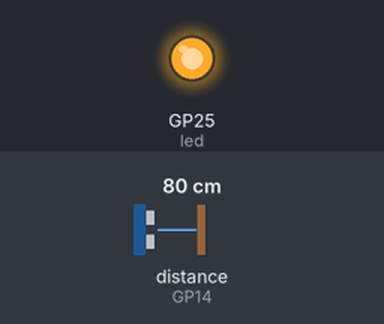
Recording of a program running on a simulated Raspberry Pi Pico running MicroPython. Parts: output pins drawn as LEDs (lit = HIGH). Dashed ring = blinking. The inputs (shaded band) are chosen by the test bench; at power-on: distance to the obstacle (sensor on GP14) 80 cm. The echo pulse lasts 58.3 µs per cm; WiFi joins after 1.5 s; the clock reads 2024-03-15 10:24:30 at power-on unless the program sets it; web requests get an empty 200 reply after 0.4 s; pins used as bus, display or sensor lines are not drawn; what the program prints to the serial console is not drawn.

Above: at 0.1 s.
At 4.7 s:
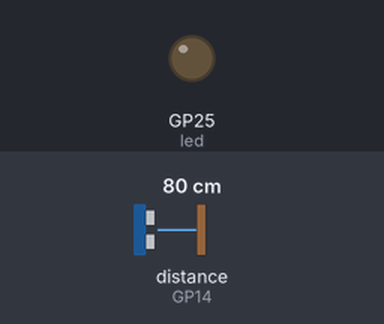
4.8 s: distance to the obstacle (sensor on GP14) set to 22 cm
6.4 s: distance to the obstacle (sensor on GP14) set to 19 cm
At 7.02 s:
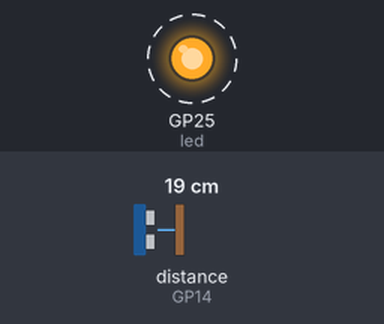
Timing chart, 0 to 9.4 s (numbered marks = the images above; inputs shaded):
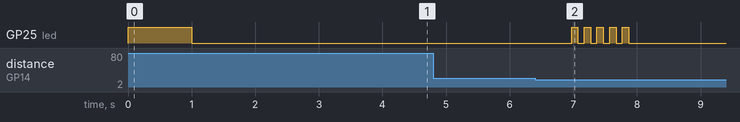

Measured:
- the behaviour switches between 21 and 20 cm on distance to the obstacle (sensor on GP14) (found by bisection; images 1 and 2)
- after the input at 4.8 s, every drawn part: stays the same
- after the input at 6.4 s, GP25 (led): alternates HIGH for 0.10 s and LOW for 0.10 s, 10 changes in all, then stays LOW, starting after 0.57 s

The program:

main.py
```python
import network
import urequests
import time
import ubinascii
from machine import Pin
import gc

WIFI_SSID = ""
WIFI_PASSWORD = ""

TWILIO_ACCOUNT_SID = ""
TWILIO_AUTH_TOKEN = ""
TWILIO_PHONE_NUMBER = ""
DESTINATION_PHONE = ""

trig_pin = Pin(15, Pin.OUT)
echo_pin = Pin(14, Pin.IN)
led = Pin("LED", Pin.OUT)

SOUND_SPEED = 340
TRIG_PULSE_DURATION_US = 10
DISTANCIA_LIMITE = 20
INTERVALO_MEDICAO = 0.25
COOLDOWN_SMS = 20

ultimo_sms = 0

def conectar_wifi():
    wlan = network.WLAN(network.STA_IF)
    wlan.active(True)

    if not wlan.isconnected():
        print(f"🌐 Conectando ao Wi-Fi '{WIFI_SSID}'...")
        wlan.connect(WIFI_SSID, WIFI_PASSWORD)

        timeout = 10
        while not wlan.isconnected() and timeout > 0:
            time.sleep(1)
            timeout -= 1

        if not wlan.isconnected():
            print("❌ Falha na conexão Wi-Fi!")
            return False

    print(f"✅ Conectado ao Wi-Fi '{WIFI_SSID}' - IP: {wlan.ifconfig()[0]}")
    return True

def medir_distancia():
    try:
        trig_pin.off()
        time.sleep_us(2)
        trig_pin.on()
        time.sleep_us(TRIG_PULSE_DURATION_US)
        trig_pin.off()

        timeout_start = time.ticks_us()
        while echo_pin.value() == 0:
            if time.ticks_diff(time.ticks_us(), timeout_start) > 30000:
                return None

        inicio_echo = time.ticks_us()

        while echo_pin.value() == 1:
            if time.ticks_diff(time.ticks_us(), inicio_echo) > 30000:
                return None

        fim_echo = time.ticks_us()
        ultrason_duration = time.ticks_diff(fim_echo, inicio_echo)
        distance_cm = ultrason_duration * SOUND_SPEED / 2 * 0.0001

        return distance_cm if 2 <= distance_cm <= 400 else None

    except:
        return None

def formatar_horario():
    agora = time.localtime()
    return f"{agora[2]:02d}/{agora[1]:02d}/{agora[0]} às {agora[3]:02d}:{agora[4]:02d}:{agora[5]:02d}"

def enviar_sms(mensagem):
    global ultimo_sms

    if time.time() - ultimo_sms < COOLDOWN_SMS:
        print("⏳ SMS em cooldown, aguardando...")
        return False

    try:
        url = f"https://api.twilio.com/2010-04-01/Accounts/{TWILIO_ACCOUNT_SID}/Messages.json"
        auth_string = f"{TWILIO_ACCOUNT_SID}:{TWILIO_AUTH_TOKEN}"
        auth_bytes = auth_string.encode('ascii')
        auth_b64 = ubinascii.b2a_base64(auth_bytes).decode('ascii').strip()

        headers = {
            "Authorization": f"Basic {auth_b64}",
            "Content-Type": "application/x-www-form-urlencoded"
        }

        data = f"From={TWILIO_PHONE_NUMBER}&To={DESTINATION_PHONE}&Body={mensagem}"

        print("📱 Enviando SMS...")
        response = urequests.post(url, data=data, headers=headers)

        if response.status_code == 201:
            print("✅ SMS enviado com sucesso!")
            ultimo_sms = time.time()
            for _ in range(3):
                led.on()
                time.sleep(0.2)
                led.off()
                time.sleep(0.2)
            response.close()
            return True
        else:
            print(f"❌ Erro ao enviar SMS: Status {response.status_code}")
            response.close()
            return False

    except Exception as e:
        print(f"❌ Erro ao enviar SMS: {e}")
        return False
    finally:
        gc.collect()

def main():
    led.on()
    time.sleep(1)
    led.off()

    if not conectar_wifi():
        print("❌ Wi-Fi necessário para funcionar!")
        return

    for _ in range(5):
        medir_distancia()
        time.sleep(0.1)

    print(f"Sistema ativo! Distância limite: {DISTANCIA_LIMITE}cm")
    print("-" * 40)

    movimento_detectado = False

    while True:
        try:
            distancia = medir_distancia()

            if distancia is not None:
                if distancia < DISTANCIA_LIMITE:
                    if not movimento_detectado:
                        horario = formatar_horario()
                        print("🚨 MOVIMENTO DETECTADO!")
                        print(f"   📏 Distância: {distancia:.1f}cm")
                        print(f"   🕒 Horário: {horario}")

                        movimento_detectado = True

                        mensagem = f"ALERTA: Movimento detectado! Objeto a {distancia:.1f}cm do sensor. Horário: {horario}"
                        enviar_sms(mensagem)

                        for _ in range(5):
                            led.on()
                            time.sleep(0.1)
                            led.off()
                            time.sleep(0.1)

                        print("Aguardando área ficar livre...")

                else:
                    if movimento_detectado:
                        print("Área livre - Sistema rearmado")
                        movimento_detectado = False

            time.sleep(INTERVALO_MEDICAO)

        except KeyboardInterrupt:
            print("\n🛑 Sistema interrompido pelo usuário")
            led.off()
            break
        except Exception as e:
            print(f"❌ Erro no sistema: {e}")
            time.sleep(1)

if __name__ == "__main__":
    main()
```
